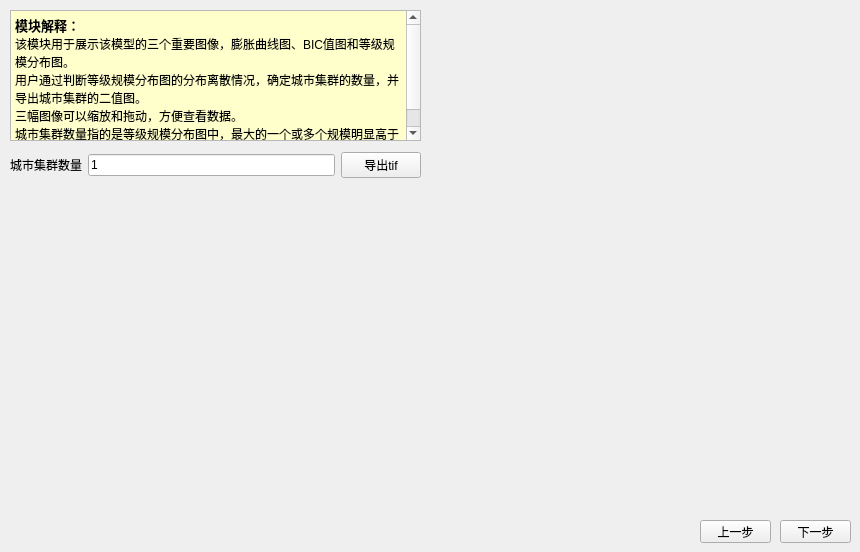
    <widget class="QWidget" name="tab_3">
     <attribute name="title">
      <string>Step4 统计图表</string>
     </attribute>
     <widget class="QPushButton" name="pushButton_7">
      <property name="geometry">
       <rect>
        <x>700</x>
        <y>520</y>
        <width>71</width>
        <height>23</height>
       </rect>
      </property>
      <property name="text">
       <string>上一步</string>
      </property>
     </widget>
     <widget class="QPushButton" name="pushButton_8">
      <property name="geometry">
       <rect>
        <x>780</x>
        <y>520</y>
        <width>71</width>
        <height>23</height>
       </rect>
      </property>
      <property name="text">
       <string>下一步</string>
      </property>
     </widget>
     <widget class="QCustomPlot" name="dilationcurve" native="true">
      <property name="geometry">
       <rect>
        <x>440</x>
        <y>10</y>
        <width>411</width>
        <height>241</height>
       </rect>
      </property>
      <widget class="QPushButton" name="dl_dilation">
       <property name="enabled">
        <bool>true</bool>
       </property>
       <property name="geometry">
        <rect>
         <x>390</x>
         <y>0</y>
         <width>21</width>
         <height>23</height>
        </rect>
       </property>
       <property name="cursor">
        <cursorShape>PointingHandCursor</cursorShape>
       </property>
       <property name="autoFillBackground">
        <bool>false</bool>
       </property>
       <property name="text">
        <string/>
       </property>
       <property name="icon">
        <iconset resource="logo.qrc">
         <normaloff>:/new/prefix1/download.png</normaloff>:/new/prefix1/download.png</iconset>
       </property>
       <property name="iconSize">
        <size>
         <width>20</width>
         <height>20</height>
        </size>
       </property>
       <property name="flat">
        <bool>true</bool>
       </property>
      </widget>
     </widget>
     <widget class="QCustomPlot" name="biccurve" native="true">
      <property name="geometry">
       <rect>
        <x>440</x>
        <y>260</y>
        <width>411</width>
        <height>251</height>
       </rect>
      </property>
      <widget class="QPushButton" name="dl_bic">
       <property name="enabled">
        <bool>true</bool>
       </property>
       <property name="geometry">
        <rect>
         <x>390</x>
         <y>0</y>
         <width>21</width>
         <height>23</height>
        </rect>
       </property>
       <property name="cursor">
        <cursorShape>PointingHandCursor</cursorShape>
       </property>
       <property name="autoFillBackground">
        <bool>false</bool>
       </property>
       <property name="text">
        <string/>
       </property>
       <property name="icon">
        <iconset resource="logo.qrc">
         <normaloff>:/new/prefix1/download.png</normaloff>:/new/prefix1/download.png</iconset>
       </property>
       <property name="iconSize">
        <size>
         <width>20</width>
         <height>20</height>
        </size>
       </property>
       <property name="flat">
        <bool>true</bool>
       </property>
      </widget>
     </widget>
     <widget class="QCustomPlot" name="rankcurve" native="true">
      <property name="geometry">
       <rect>
        <x>10</x>
        <y>260</y>
        <width>411</width>
        <height>251</height>
       </rect>
      </property>
      <widget class="QPushButton" name="dl_rank">
       <property name="enabled">
        <bool>true</bool>
       </property>
       <property name="geometry">
        <rect>
         <x>390</x>
         <y>2</y>
         <width>21</width>
         <height>21</height>
        </rect>
       </property>
       <property name="cursor">
        <cursorShape>PointingHandCursor</cursorShape>
       </property>
       <property name="mouseTracking">
        <bool>false</bool>
       </property>
       <property name="acceptDrops">
        <bool>false</bool>
       </property>
       <property name="toolTip">
        <string/>
       </property>
       <property name="autoFillBackground">
        <bool>false</bool>
       </property>
       <property name="text">
        <string/>
       </property>
       <property name="icon">
        <iconset resource="logo.qrc">
         <normaloff>:/new/prefix1/download.png</normaloff>:/new/prefix1/download.png</iconset>
       </property>
       <property name="iconSize">
        <size>
         <width>20</width>
         <height>20</height>
        </size>
       </property>
       <property name="autoDefault">
        <bool>false</bool>
       </property>
       <property name="default">
        <bool>false</bool>
       </property>
       <property name="flat">
        <bool>true</bool>
       </property>
      </widget>
     </widget>
     <widget class="QTextBrowser" name="textBrowser_3">
      <property name="geometry">
       <rect>
        <x>10</x>
        <y>10</y>
        <width>411</width>
        <height>131</height>
       </rect>
      </property>
      <property name="html">
       <string>&lt;!DOCTYPE HTML PUBLIC &quot;-//W3C//DTD HTML 4.0//EN&quot; &quot;http://www.w3.org/TR/REC-html40/strict.dtd&quot;&gt;
&lt;html&gt;&lt;head&gt;&lt;meta name=&quot;qrichtext&quot; content=&quot;1&quot; /&gt;&lt;style type=&quot;text/css&quot;&gt;
p, li { white-space: pre-wrap; }
&lt;/style&gt;&lt;/head&gt;&lt;body style=&quot; font-family:'SimSun'; font-size:9pt; font-weight:400; font-style:normal;&quot; bgcolor=&quot;#ffffcc&quot;&gt;
&lt;p style=&quot; margin-top:0px; margin-bottom:0px; margin-left:0px; margin-right:0px; -qt-block-indent:0; text-indent:0px;&quot;&gt;&lt;span style=&quot; font-size:10pt; font-weight:600;&quot;&gt;模块解释：&lt;/span&gt;&lt;/p&gt;
&lt;p style=&quot; margin-top:0px; margin-bottom:0px; margin-left:0px; margin-right:0px; -qt-block-indent:0; text-indent:0px;&quot;&gt;该模块用于展示该模型的三个重要图像，膨胀曲线图、BIC值图和等级规模分布图。&lt;/p&gt;
&lt;p style=&quot; margin-top:0px; margin-bottom:0px; margin-left:0px; margin-right:0px; -qt-block-indent:0; text-indent:0px;&quot;&gt;用户通过判断等级规模分布图的分布离散情况，确定城市集群的数量，并导出城市集群的二值图。&lt;/p&gt;
&lt;p style=&quot; margin-top:0px; margin-bottom:0px; margin-left:0px; margin-right:0px; -qt-block-indent:0; text-indent:0px;&quot;&gt;三幅图像可以缩放和拖动，方便查看数据。&lt;/p&gt;
&lt;p style=&quot; margin-top:0px; margin-bottom:0px; margin-left:0px; margin-right:0px; -qt-block-indent:0; text-indent:0px;&quot;&gt;城市集群数量指的是等级规模分布图中，最大的一个或多个规模明显高于其他集群的斑块。&lt;/p&gt;&lt;/body&gt;&lt;/html&gt;</string>
      </property>
     </widget>
     <widget class="QWidget" name="gridLayoutWidget_3">
      <property name="geometry">
       <rect>
        <x>10</x>
        <y>150</y>
        <width>411</width>
        <height>31</height>
       </rect>
      </property>
      <layout class="QGridLayout" name="gridLayout_3">
       <item row="1" column="0">
        <widget class="QLabel" name="label_9">
         <property name="text">
          <string>城市集群数量</string>
         </property>
        </widget>
       </item>
       <item row="1" column="1">
        <widget class="QLineEdit" name="numinput">
         <property name="text">
          <string>1</string>
         </property>
        </widget>
       </item>
       <item row="1" column="2">
        <widget class="QPushButton" name="pushButton_11">
         <property name="text">
          <string>导出tif</string>
         </property>
        </widget>
       </item>
      </layout>
     </widget>
    </widget>
